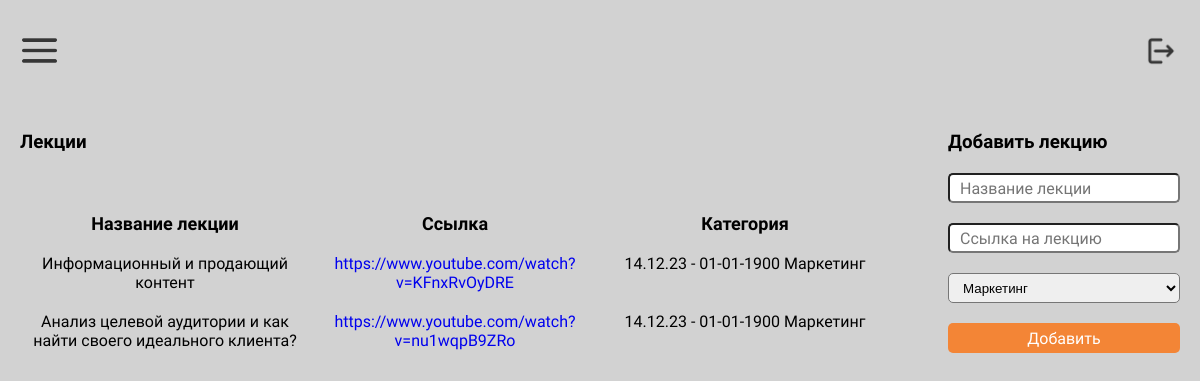
/users/show_lectures (signed in), run on the app's committed database.
### users/models.py (models this page shows, shortened)
class Lecture(models.Model):
	lecture_name = models.CharField('Название лекции', max_length=100)
	link = models.URLField('Ссылка на лекцию')
	schedule = models.ForeignKey('Schedule', on_delete = models.CASCADE)
	class Meta:
		verbose_name = 'Лекция'
		verbose_name_plural = 'Лекции'

class Schedule(models.Model):
	subject = models.CharField(max_length=100)
	date = models.DateField()
	time = models.TimeField()
	def __str__(self):
		return f"{self.date.strftime('%d.%m.%y')} - {self.time.strftime('%d-%m-%Y')} {self.subject}"
	class Meta:
		verbose_name_plural = 'Расписание'

### users/views.py (the view, shortened to what this page needs)
# urls.py: path('show_lectures', views.add_lecture, name='show_lectures'),
def add_lecture(request):
	print(Schedule.objects.all())
	lecture = Lecture.objects.all()
	form = LectureForm()
	error = ''
	form = LectureForm()
	unique_subjects = Schedule.objects.values('subject').distinct()
	data = {
        'form': form,
        'error': error,
        'unique_subjects': unique_subjects,
		'lecture': lecture
    }
	return render(request, 'users/lectures.html', data)

### users/forms.py
class LectureForm(ModelForm):
    class Meta:
        model = Lecture
        fields = ['lecture_name', 'link', 'schedule']
    def __init__(self, *args, **kwargs):
        super().__init__(*args, **kwargs)
        self.fields['schedule'].queryset = Schedule.objects.all()

### templates/users/lectures.html (shortened to what this page needs)
{% extends 'base.html' %}
{% block content %}
<div class="schedule__container">
	{% if user.is_superuser %}
    <div class="add__schedule">
        <h3 id="add">Добавить лекцию</h3>
        <form method="post" action="{% url 'show_lectures' %}" class="schedule__form">
          <input type="text" placeholder="Название лекции" name="lecture_name" class="lecture--input" />
          <input type="" placeholder="Ссылка на лекцию" name="link" class="lecture--input"/>
		  <select name="schedule" class="lecture--select">
			{% for subject in unique_subjects %}
				<option value="{{ subject.subject }}">{{ subject.subject }}</option>
			{% endfor %}
		</select>
          <button type="submit" class="btn--subject">Добавить</button>
      </form>
    </div>
    <div class="current__schedule">
        <h3>Лекции</h3>
        <div class="lecture__table">
            <div class="schedule__table--title">
                <div class="lecture--name">Название лекции</div>
                <div class="lecture--name">Ссылка</div>
                <div class="lecture--name">Категория</div>
            </div>
        </div>
        {% for el in lecture %}
            <div class="schedule__table--wrapper">
                <div class="lecture--name">{{el.lecture_name}}</div>
                <a href="{{el.link}}" target="_blank" class="lecture--name">{{el.link}}</a>
                <div class="lecture--name">{{el.schedule}}</div>
            </div>
            {% endfor %}
    </div>
    {% endif %}
</div>
{% endblock %}

### static/css/style.css (style rules this page uses)
* { margin: 0; padding: 0; box-sizing: border-box; }
body { background: #D2D2D2; font-family: 'Mulish', sans-serif; font-weight: 400; }
a { text-decoration: none; }
.btn--subject { width: 100%; height: 30px; font-family: 'Mulish', sans-serif; font-weight: 400; font-size: 16px; background: #F38536; color: #fff; border-radius: 5px; border: none; cursor: pointer; transition: .3s linear; }
.schedule__container { width: 100%; display: flex; flex-direction: row-reverse; justify-content: space-between; margin-top: 30px; }
.add__schedule { width: 20%; }
.schedule__form { margin-top: 20px; }
.current__schedule { width: 75%; margin-right: 10px; }
.schedule__table--title { font-family: 'Mulish', sans-serif; font-weight: 600; font-size: 18px; display: flex; text-align: center; }
.schedule__table--wrapper, .lecture__table--wrapper { display: flex; text-align: center; }
.lecture__table { width: 100%; margin-top: 50px; }
.lecture--name { width: 50%; padding: 10px; }
.lecture--input { height: 30px; width: 100%; padding: 5px 10px; margin-bottom: 20px; border-radius: 5px; font-family: 'Mulish', sans-serif; font-weight: 400; font-size: 16px; }
.lecture--select { width: 100%; height: 30px; margin-bottom: 20px; border-radius: 5px; padding: 5px 10px; }

### data on the page
Lecture: lecture_name "Информационный и продающий контент", link "https://www.youtube.com/watch?v=KFnxRvOyDRE", schedule "14.12.23 - 01-01-1900 Маркетинг"
Lecture: lecture_name "Анализ целевой аудитории и как найти своего идеального клиента?", link "https://www.youtube.com/watch?v=nu1wqpB9ZRo", schedule "14.12.23 - 01-01-1900 Маркетинг"

### other printed values
form field schedule "Маркетинг"
